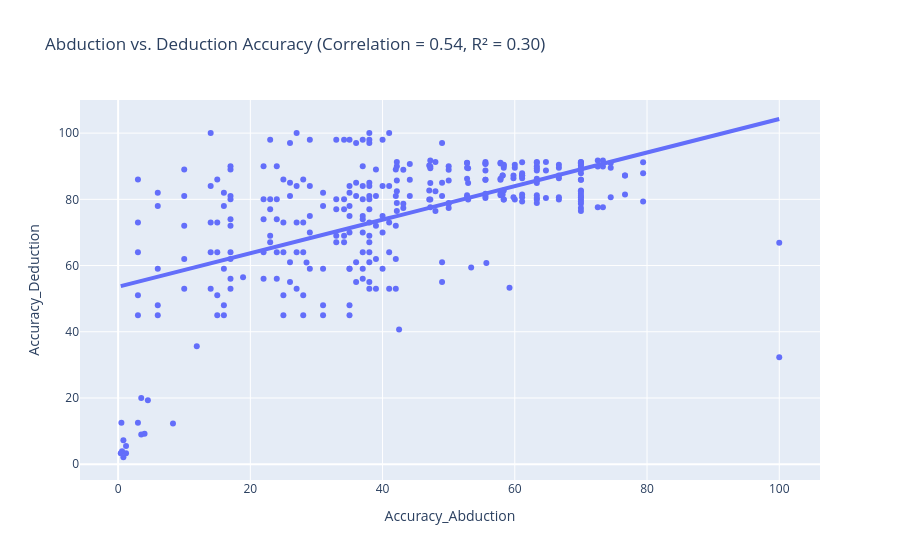

Write notebook code for a chart like this one.
### Code cell
# --- Plot 1: Abduction vs. Deduction (Simplified) ---

r_overall_ded, _ = pearsonr(merged_ded['Accuracy_Abduction'], merged_ded['Accuracy_Deduction'])
r2_overall_ded = r_overall_ded**2

fig_ded_simple = px.scatter(
    merged_ded,
    x='Accuracy_Abduction',
    y='Accuracy_Deduction',
    hover_data=['Model', 'Method Used', 'Source', 'Test Dataset_Abduction', 'Test Dataset_Deduction'],
    trendline='ols',
    title=f'Abduction vs. Deduction Accuracy (Correlation = {r_overall_ded:.2f}, R² = {r2_overall_ded:.2f})'
)
# Make the trendline thicker
fig_ded_simple.data[1].update(line=dict(width=4))
fig_ded_simple.show()
fig_ded_simple.write_image("abductive_vs_deduction_with_line.png", scale=3)

### Figure 1 — Plotly figure (JSON) as saved in the notebook; plotly's stock layout.template omitted (floating-point values rounded to 4 significant figures; data arrays with more than 128 entries replaced by an {"elided": "..."} marker saying what was removed)
{"data": [{"customdata": {"elided": "317x5 str values"}, "hovertemplate": "Accuracy_Abduction=%{x}<br>Accuracy_Deduction=%{y}<br>Model=%{customdata[0]}<br>Method Used=%{customdata[1]}<br>Source=%{customdata[2]}<br>Test Dataset_Abduction=%{customdata[3]}<br>Test Dataset_Deduction=%{customdata[4]}<extra></extra>", "legendgroup": "", "marker": {"color": "#636efa", "symbol": "circle"}, "mode": "markers", "name": "", "orientation": "v", "showlegend": false, "type": "scatter", "x": {"elided": "317 float values"}, "xaxis": "x", "y": {"elided": "317 float values"}, "yaxis": "y"}, {"hovertemplate": "<b>OLS trendline</b><br>Accuracy_Deduction = 0.506779 * Accuracy_Abduction + 53.5847<br>R<sup>2</sup>=0.296709<br><br>Accuracy_Abduction=%{x}<br>Accuracy_Deduction=%{y} <b>(trend)</b><extra></extra>", "legendgroup": "", "line": {"width": 4}, "marker": {"color": "#636efa", "symbol": "circle"}, "mode": "lines", "name": "", "showlegend": false, "type": "scatter", "x": {"elided": "317 float values"}, "xaxis": "x", "y": {"elided": "317 float values"}, "yaxis": "y"}], "layout": {"legend": {"tracegroupgap": 0}, "title": {"text": "Abduction vs. Deduction Accuracy (Correlation = 0.54, R² = 0.30)"}, "xaxis": {"anchor": "y", "domain": [0, 1], "title": {"text": "Accuracy_Abduction"}}, "yaxis": {"anchor": "x", "domain": [0, 1], "title": {"text": "Accuracy_Deduction"}}}}
